Frame 1 (no input): blank canvas, image omitted
Frame 60 (no input): blank canvas, image omitted
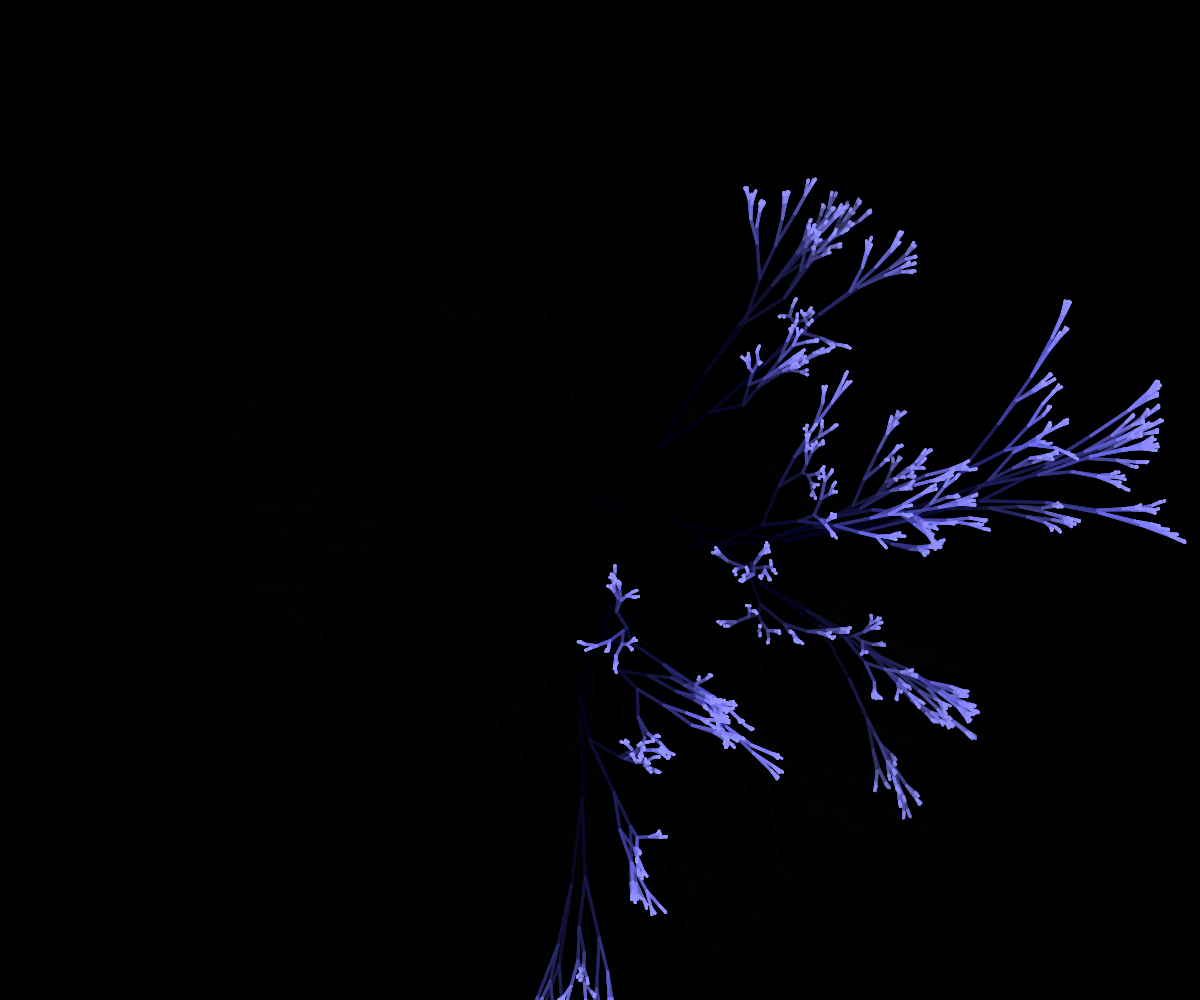
Frame 120 (the mouse pressed at the canvas centre since frame 60)

The p5.js sketch whose frames 1 and 60 were blank and that drew this single picture after the mouse press (run headless with seeded random() and noise() and a simulated clock; from frame 60 on, the mouse is pressed at the canvas centre):

// p5.js sketch
// ── sketch.js
function setup() {
  createCanvas(windowWidth,windowHeight);
  background(0);
}

var l = [];

function draw() {
  background(0,0,0,50);

  if(l.length === 0 && mouseIsPressed){
  	for(var j = 0; j < random(1,7); j++){
  		startL();
  	}
  }

  stroke(255);
  strokeWeight(3);
  for(var i = 0; i < l.length; i++){
	  l[i].show();
	  l[i].life();
  }
  cleaner();
  print(l.length);
}

function Lightning(px,py,dx,dy,s){
	this.px = px;
	this.py = py;
	this.dx = dx;
	this.dy = dy;
	this.s = s;
	this.a = 255;

	this.show = function(){
		var m = map(this.s, 100,0,255,0)
		stroke(150-m,150-m,300-m,this.a + 155);
		line(
			this.px,
			this.py,
			this.px+this.dx*this.s,
			this.py+this.dy*this.s);
	}
	this.life = function(){
		this.a -= 70;
		if(this.a < 140 && this.a > 0 && this.s > 3){
			var px = this.px+this.dx*this.s;
			var py = this.py+this.dy*this.s;
			var dx = this.dx + random(-0.4,0.4)*1.5;
			var dy = this.dy + random(-0.4,0.4)*1.5;
			var s = this.s * 4 / 5 - 3;
			nl = new Lightning(px,py,dx,dy,s);
			l[l.length] = nl;
		}
	}
}

function cleaner(){
	var newl = [];
	for(var i = 0; i < l.length; i++){
		if (l[i].a > - 155){
			newl[newl.length] = l[i];
		}
	}
	l = newl;
}

function startL(){

	var px = mouseX;
  var py = mouseY;
  var dx = random(-1,2);
  var dy = random(-1,2);
  // var dx = random(-0.5,0.5);
  // var dy = 1;
  var d = sqrt((dx*dx) + (dy*dy));
  dx /= d;
  dy /= d;
  var s = random(50,100);

  l[l.length] = new Lightning(px,py,dx,dy,s);
}

function windowResized() {
	resizeCanvas(windowWidth, windowHeight);
}
